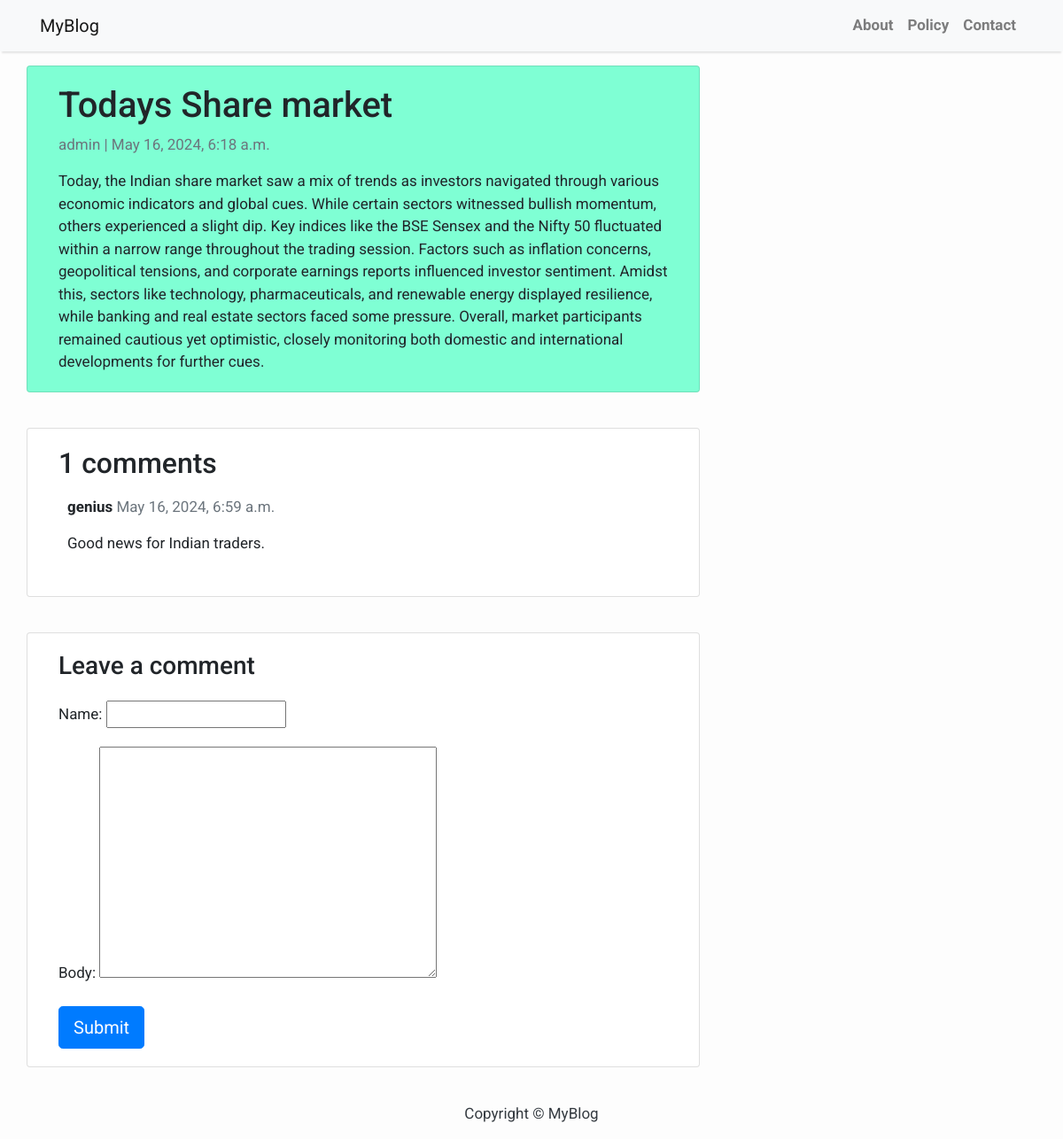
/todays-share-market/, run on the app's committed database.
### blog/models.py (models this page shows, shortened)
class Post(models.Model):
    title = models.CharField(max_length=200, unique=True)
    slug = models.SlugField(max_length=200, unique=True)
    author = models.ForeignKey(User, on_delete= models.CASCADE,related_name='blog_posts')
    updated_on = models.DateTimeField(auto_now= True)
    content = models.TextField()
    created_on = models.DateTimeField(auto_now_add=True)
    status = models.IntegerField(choices=STATUS, default=0)
    class Meta:
        ordering = ['-created_on']

class Comment(models.Model):
    post = models.ForeignKey(Post,on_delete=models.CASCADE,related_name='comments')
    name = models.CharField(max_length=80)
    body = models.TextField()
    created_on = models.DateTimeField(auto_now_add=True)
    active = models.BooleanField(default=True)
    class Meta:
        ordering = ['created_on']

### blog/views.py (the view)
# urls.py: path("<slug:slug>/", views.post_detail, name="post_detail"),
def post_detail(request, slug):
    template_name = "post_detail.html"
    post = get_object_or_404(Post, slug=slug)
    comments = post.comments.filter(active=True).order_by("-created_on")
    new_comment = None
    if request.method == "POST":
        comment_form = CommentForm(data=request.POST)
        if comment_form.is_valid():
            new_comment = comment_form.save(commit=False)
            new_comment.post = post
            new_comment.save()
    else:
        comment_form = CommentForm()
    return render(
        request,
        template_name,
        {
            "post": post,
            "comments": comments,
            "new_comment": new_comment,
            "comment_form": comment_form,
        },
    )

### blog/forms.py
class CommentForm(forms.ModelForm):
    class Meta:
        model = Comment
        fields = ("name", "body")

### templates/post_detail.html (shortened to what this page needs)
{% extends 'base.html' %}
 {% block content %}<div class="container">
  <div class="row">
    <div class="col-md-8 card mb-4  mt-3 left  top"style="background-color: aquamarine;paddng:50px;">
     <div class="card-body">
        <h1>{% block title %} {{ post.title }} {% endblock title %}</h1>
       <p class=" text-muted">{{ post.author }} | {{ post.created_on }}</p>
        <p class="card-text ">{{ post.content | safe }}</p>
     </div>    </div>
   <div class="col-md-8 card mb-4  mt-3 ">
      <div class="card-body">
       <h2>{{ comments.count }} comments</h2>
        {% for comment in comments %}
        <div class="comments" style="padding: 10px;">
          <p class="font-weight-bold">
           {{ comment.name }}
            <span class=" text-muted font-weight-normal">
              {{ comment.created_on }}
            </span>
          </p>
          {{ comment.body | linebreaks }}
        </div>
        {% endfor %}
      </div>
   </div>
    <div class="col-md-8 card mb-4  mt-3 ">
      <div class="card-body">
        {% if new_comment %}
        <div class="alert alert-success" role="alert">
          Your comment is posted.
        </div>
        {% else %}
        <h3>Leave a comment</h3>
        <form method="post" style="margin-top: 1.3em;">
          {{ comment_form.as_p }}
          <button type="submit" class="btn btn-primary  btn-lg">Submit</button>
        </form>
        {% endif %}
      </div>
    </div>
  </div>
</div>
{% endblock content %}

### static/css/style.css (style rules this page uses)
body { font-family: "Roboto", sans-serif; font-size: 17px; background-color: #fdfdfd; }

### data on the page
Post: title "Todays Share market", author "admin", created_on "May 16, 2024, 6:18 a.m.", content "Today, the Indian share market saw a mix of trends as investors navigated through various economic indicators and global cues. While certain sectors witnessed bullish momentum, others experienced a slight dip. Key indices like the BSE Sensex and the Nifty 50 fluctuated within a narrow range throughout the trading session. Factors such as inflation concerns, geopolitical tensions, and corporate earnings reports influenced investor sentiment. Amidst this, sectors like technology, pharmaceuticals, and renewable energy displayed resilience, while banking and real estate sectors faced some pressure. Overall, market participants remained cautious yet optimistic, closely monitoring both domestic…"
Comment: name "genius", created_on "May 16, 2024, 6:59 a.m.", body "Good news for Indian traders."

### other printed values
{{ comments.count }} "1"
